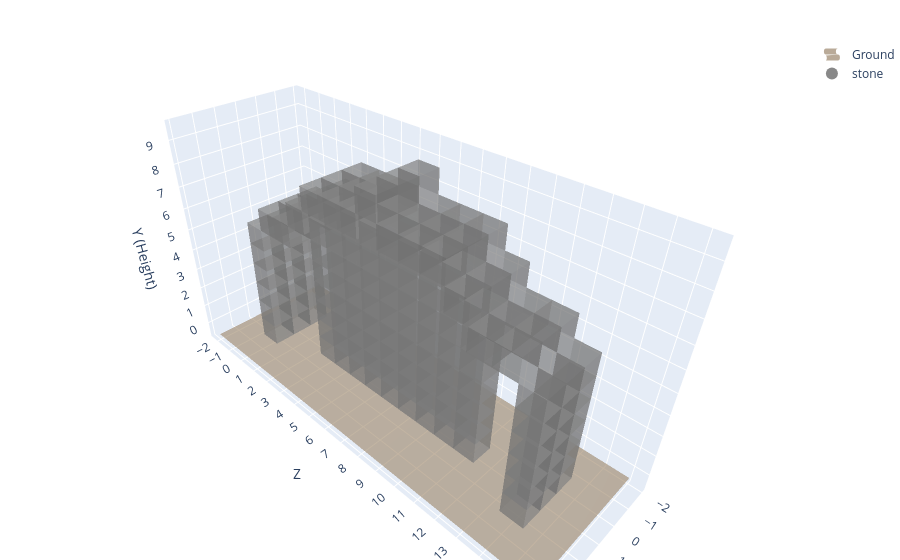

The code cell stored with this chart in its notebook:
### Markdown cell above
### Double-check & Visualization

### Code cell
# coords_by_problem[problem_index][turn_index] = coords at that eval (problem = load cell print index).
from eval_code.viz import plotly_blocks

problem_index = 0   # problem number from load cell (print(i, prompts))
turn_index = -1     # 0=first turn, -1=last turn for that problem

try:
    coords_by_problem
except NameError:
    print("Run the evaluation cell first so coords_by_problem is available.")
else:
    n = len(coords_by_problem)
    if n == 0:
        print("No problems in coords_by_problem. Run Load → Construction → Evaluation (with matching arr_of_deltas), then try again.")
    elif problem_index < 0 or problem_index >= n:
        print(f"problem_index must be 0..{n-1} (there are {n} problems). Current problem_index={problem_index}")
    else:
        turns = coords_by_problem[problem_index]
        if turns:
            plotly_blocks.plot(turns[turn_index])
        else:
            print(f"Problem {problem_index} has no turns/coords.")
            
runs[problem_index]

### Figure 1 — Plotly figure (JSON) as saved in the notebook; plotly's stock layout.template omitted (floating-point values rounded to 4 significant figures; data arrays with more than 128 entries replaced by an {"elided": "..."} marker saying what was removed)
{"data": [{"colorscale": [[0, "#8B7355"], [1, "#8B7355"]], "name": "Ground", "opacity": 0.6, "showlegend": true, "showscale": false, "type": "surface", "x": [[-2, 4], [-2, 4]], "y": [[-2, -2], [16, 16]], "z": [[-0.5, -0.5], [-0.5, -0.5]]}, {"facecolor": {"elided": "1752 str values"}, "flatshading": true, "i": {"elided": "1752 int values"}, "j": {"elided": "1752 int values"}, "k": {"elided": "1752 int values"}, "opacity": 0.5, "type": "mesh3d", "x": {"elided": "1168 float values"}, "y": {"elided": "1168 float values"}, "z": {"elided": "1168 float values"}}, {"marker": {"color": "#888888", "size": 8}, "mode": "markers", "name": "stone", "showlegend": true, "type": "scatter3d", "x": [null], "y": [null], "z": [null]}], "layout": {"legend": {"itemsizing": "constant"}, "margin": {"b": 0, "l": 0, "r": 0, "t": 40}, "scene": {"aspectmode": "data", "xaxis": {"dtick": 1, "tick0": -1, "tickformat": ",d", "tickmode": "linear", "title": {"text": "X"}}, "yaxis": {"dtick": 1, "tick0": -1, "tickformat": ",d", "tickmode": "linear", "title": {"text": "Z"}}, "zaxis": {"dtick": 1, "tick0": -1, "tickformat": ",d", "tickmode": "linear", "title": {"text": "Y (Height)"}}}, "title": {"text": ""}}}
